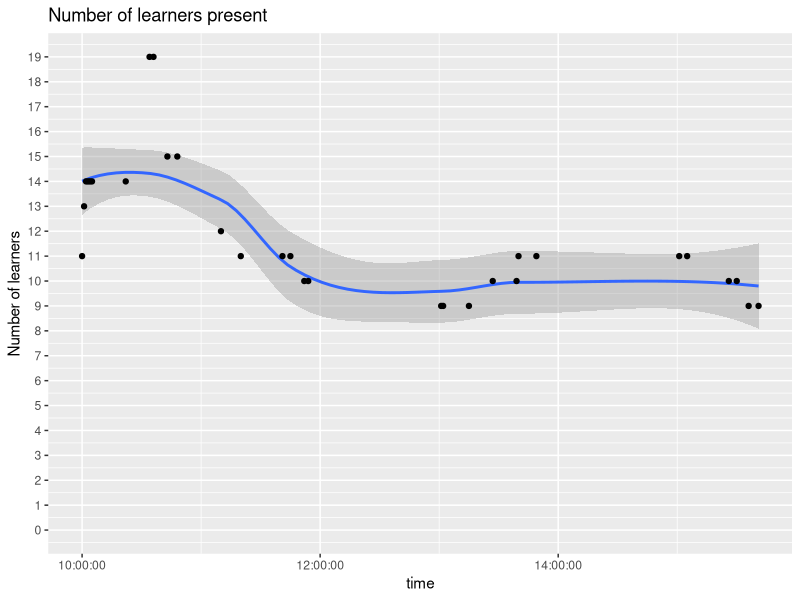

Here is the R script that generated this plot:
#!/bin/env Rscript
t <- readr::read_csv("20241022_counts.csv")
t$n_total <- t$n_cam_on + t$n_cam_off

ggplot2::ggplot(t, ggplot2::aes(x = time, y = n_total)) + 
  ggplot2::geom_smooth() +
  ggplot2::geom_point() + 
  ggplot2::scale_y_continuous(
    "Number of learners",
    breaks = seq(0, max(t$n_total)),
    limits = c(0, max(t$n_total))
  ) +
  ggplot2::labs(
    title = "Number of learners present"
  )

ggplot2::ggsave("n_learners_in_time.png", width = 7, height = 4)
